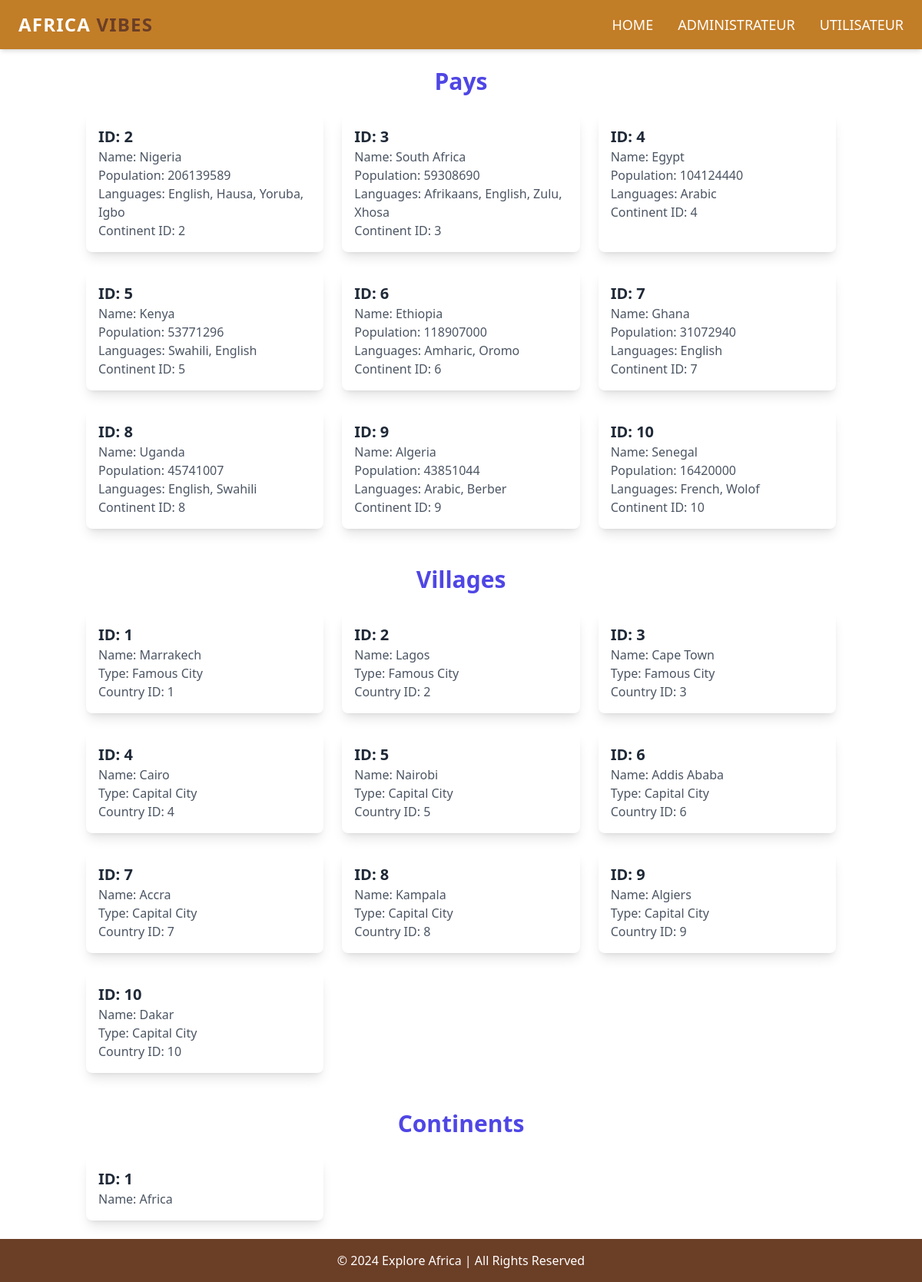
/Admin.php, run on the app's committed database.
### tables this page shows
CREATE TABLE pays (
    id INT NOT NULL AUTO_INCREMENT PRIMARY KEY,
    name VARCHAR(100) NOT NULL,
    population BIGINT, 
    languages VARCHAR(100),  
    id_continent INT,
    FOREIGN KEY (id_continent) REFERENCES continent(id)
);

CREATE TABLE vill (
    id INT NOT NULL AUTO_INCREMENT PRIMARY KEY,
    name VARCHAR(100) NOT NULL,
    type ENUM('Capital City', 'Famous City') NOT NULL,
    id_pays INT,
    FOREIGN KEY (id_pays) REFERENCES pays(id)
);

CREATE TABLE continent (
    id INT NOT NULL AUTO_INCREMENT PRIMARY KEY,
    name VARCHAR(100) NOT NULL
);

### Admin.php (the view, shortened to what this page needs)
<!DOCTYPE html>
<html lang="en">
<head>
    <script src="https://cdn.tailwindcss.com"></script>
</head>
<body>
<nav class="bg-[#C27D27] shadow-md">
        <div class="max-w-7xl mx-auto px-6 py-4 flex justify-between items-center">
            <div class="text-white text-2xl font-bold uppercase tracking-wider">
                Africa <span class="text-[#6B3E26]">Vibes</span>
            </div>
            <ul class="hidden md:flex space-x-8">
                <li><a href="index.php" class="text-white text-lg font-medium uppercase hover:text-[#F1C40F] transition duration-300">Home</a></li>
                <li><a href="Admin.php" class="text-white text-lg font-medium uppercase hover:text-[#F1C40F] transition duration-300">Administrateur</a></li>
                <li><a href="Utilis.php" class="text-white text-lg font-medium uppercase hover:text-[#F1C40F] transition duration-300">Utilisateur</a></li>
        </ul>
    </nav>
<?php
include('conn.php');
$pays = mysqli_query($conn, "SELECT * FROM `pays`");
$vill =mysqli_query($conn,"SELECT * FROM `vill`");
$continent =mysqli_query($conn,"SELECT * FROM `continent`");
?>
<div class="container mx-auto p-6">
<h2 class="text-3xl font-bold text-center text-indigo-600 mb-6">Pays</h2>
<div class="grid grid-cols-1 sm:grid-cols-2 md:grid-cols-3 gap-6">
    <?php while ($row = mysqli_fetch_array($pays)) { ?>
        <div class="bg-white p-4 rounded-lg shadow-lg">
            <h3 class="text-xl font-semibold text-gray-800">ID: <?= $row['id']; ?></h3>
            <p class="text-gray-600">Name: <?= $row['name']; ?></p>
            <p class="text-gray-600">Population: <?= $row['population']; ?></p>
            <p class="text-gray-600">Languages: <?= $row['languages']; ?></p>
            <p class="text-gray-600">Continent ID: <?= $row['id_continent']; ?></p>
        </div>
    <?php }?>
</div>
<h2 class="text-3xl font-bold text-center text-indigo-600 mt-12 mb-6">Villages</h2>
<div class="grid grid-cols-1 sm:grid-cols-2 md:grid-cols-3 gap-6">
    <?php while ($row = mysqli_fetch_array($vill)) { ?>
        <div class="bg-white p-4 rounded-lg shadow-lg">
            <h3 class="text-xl font-semibold text-gray-800">ID: <?= $row['id']; ?></h3>
            <p class="text-gray-600">Name: <?= $row['name']; ?></p>
            <p class="text-gray-600">Type: <?= $row['type']; ?></p>
            <p class="text-gray-600">Country ID: <?= $row['id_pays']; ?></p>
        </div>
    <?php } ?>
</div>
<h2 class="text-3xl font-bold text-center text-indigo-600 mt-12 mb-6">Continents</h2>
<div class="grid grid-cols-1 sm:grid-cols-2 md:grid-cols-3 gap-6">
    <?php while ($row = mysqli_fetch_array($continent)) { ?>
        <div class="bg-white p-4 rounded-lg shadow-lg">
            <h3 class="text-xl font-semibold text-gray-800">ID: <?= $row['id']; ?></h3>
            <p class="text-gray-600">Name: <?= $row['name']; ?></p>
        </div>
    <?php } ?>
</div>
</div>
<footer class="bg-[#6B3E26] text-white text-center py-4">
        <p>&copy; 2024 Explore Africa | All Rights Reserved</p>
    </footer>
</body>
</html>

### data on the page
pays: id "2", name "Nigeria", population "206139589", languages "English, Hausa, Yoruba, Igbo", id_continent "2"
pays: id "3", name "South Africa", population "59308690", languages "Afrikaans, English, Zulu, Xhosa", id_continent "3"
pays: id "4", name "Egypt", population "104124440", languages "Arabic", id_continent "4"
pays: id "5", name "Kenya", population "53771296", languages "Swahili, English", id_continent "5"
pays: id "6", name "Ethiopia", population "118907000", languages "Amharic, Oromo", id_continent "6"
pays: id "7", name "Ghana", population "31072940", languages "English", id_continent "7"
pays: id "8", name "Uganda", population "45741007", languages "English, Swahili", id_continent "8"
pays: id "9", name "Algeria", population "43851044", languages "Arabic, Berber", id_continent "9"
pays: id "10", name "Senegal", population "16420000", languages "French, Wolof", id_continent "10"
vill: id "1", name "Marrakech", type "Famous City", id_pays "1"
vill: id "2", name "Lagos", type "Famous City", id_pays "2"
vill: id "3", name "Cape Town", type "Famous City", id_pays "3"
vill: id "4", name "Cairo", type "Capital City", id_pays "4"
vill: id "5", name "Nairobi", type "Capital City", id_pays "5"
vill: id "6", name "Addis Ababa", type "Capital City", id_pays "6"
vill: id "7", name "Accra", type "Capital City", id_pays "7"
vill: id "8", name "Kampala", type "Capital City", id_pays "8"
vill: id "9", name "Algiers", type "Capital City", id_pays "9"
vill: id "10", name "Dakar", type "Capital City", id_pays "10"
continent: id "1", name "Africa"
